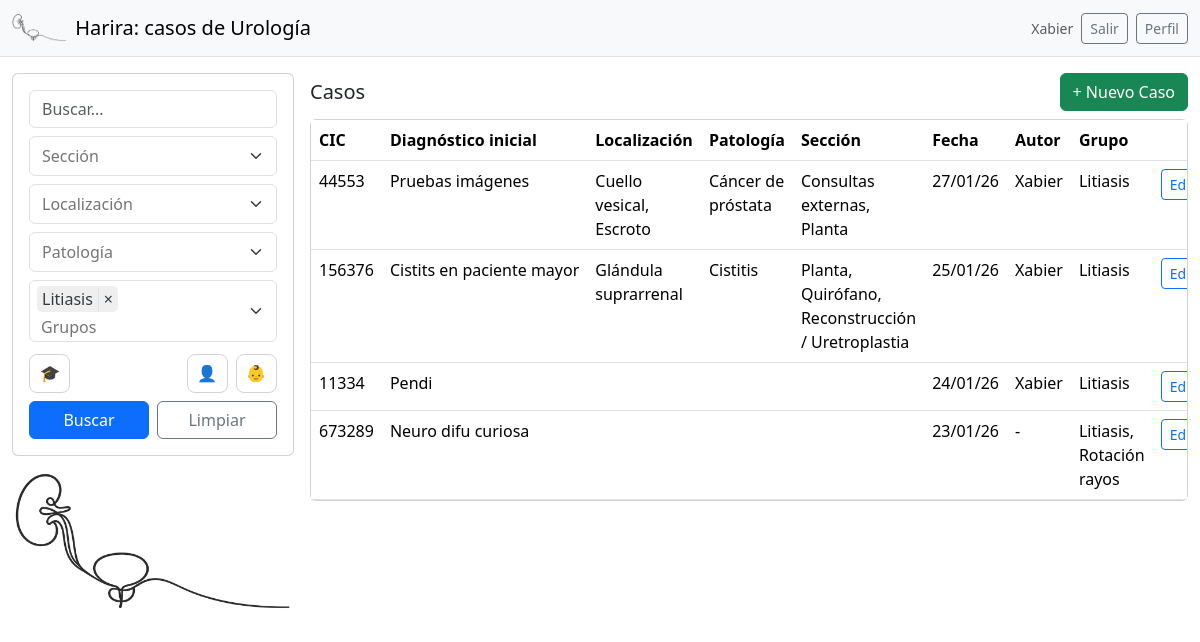
Screenshot of /?groups=7 (signed in) with the database file from the repository.
### cases/models.py (models this page shows, shortened)
class Case(models.Model):
    class AgeGroup(models.TextChoices):
        ADULTA = "adulta", "Adulta"
        PEDIATRICA = "pediatrica", "Pediátrica"
    cic = models.CharField(max_length=50, blank=True)
    centro_medico = models.CharField(max_length=150, blank=True)
    fecha = models.DateField(null=True, blank=True)
    grupo_edad = models.CharField(max_length=20, choices=AgeGroup.choices, default=AgeGroup.ADULTA)
    created_by = models.ForeignKey(
        settings.AUTH_USER_MODEL,
        null=True, blank=True,
        on_delete=models.SET_NULL,
        related_name="cases_created",
    )
    secciones = models.ManyToManyField(
        Tag, related_name="cases_seccion", blank=True,
        limit_choices_to={"kind": Tag.Kind.SECCION}
    )
    localizaciones = models.ManyToManyField(
        Tag, related_name="cases_localizacion", blank=True,
        limit_choices_to={"kind": Tag.Kind.LOCALIZACION}
    )
    patologias = models.ManyToManyField(
        Tag, related_name="cases_patologia", blank=True,
        limit_choices_to={"kind": Tag.Kind.PATOLOGIA}
    )
    diagnostico_inicial = models.TextField(blank=True)
    comentarios = models.TextField(blank=True)
    publicado = models.BooleanField(default=False)
    publicado_en = models.CharField(max_length=200, blank=True)
    pruebas_imagen = models.JSONField(default=list, blank=True)     # p.ej. ["TC", "RM"]
    procedimientos = models.JSONField(default=list, blank=True)
    interes_docente = models.BooleanField(default=False)
    shared_groups = models.ManyToManyField(
        Group,
        blank=True,
        related_name="cases",   # IMPORTANTE para contar casos fácil
    )
    created_by = models.ForeignKey(settings.AUTH_USER_MODEL, on_delete=models.SET_NULL, null=True, related_name="cases_created")
    created_at = models.DateTimeField(auto_now_add=True)
    class Meta:
        ordering = ["-fecha", "-created_at"]
    shared_groups = models.ManyToManyField(
        Group,
        blank=True,
        related_name="shared_cases",
    )

class Tag(models.Model):
    class Kind(models.TextChoices):
        SECCION = "seccion", "Sección"
        LOCALIZACION = "localizacion", "Localización"
        PATOLOGIA = "patologia", "Patología"
        SEMIOLOGIA = "semiologia", "Semiología"
    name = models.CharField(max_length=120)
    kind = models.CharField(max_length=30, choices=Kind.choices)
    class Meta:
        unique_together = ("name", "kind")
        ordering = ["kind", "name"]

### cases/views.py (the view, shortened to what this page needs)
# urls.py: path("", views.case_list, name="case_list"),
@login_required
def case_list(request):
    selected = {
        "seccion": request.GET.getlist("seccion"),
        "localizacion": request.GET.getlist("localizacion"),
        "patologia": request.GET.getlist("patologia"),
        "groups": request.GET.getlist("groups"),
        "docente": request.GET.get("docente"),
        "edad": request.GET.get("edad") or "",
    }
    edad = request.GET.get("edad") or "adulta"
    selected["edad"] = edad
    user_groups = request.user.groups.all()
    qs = Case.objects.filter(
            Q(created_by=request.user) |
            Q(shared_groups__in=request.user.groups.all())
        ).distinct()
    q = request.GET.get("q", "").strip()
    secciones_ids = request.GET.getlist("seccion")
    if secciones_ids:
        qs = qs.filter(secciones__id__in=secciones_ids)
    localizaciones_ids = request.GET.getlist("localizacion")
    if localizaciones_ids:
        qs = qs.filter(localizaciones__id__in=localizaciones_ids)
    patologias_ids = request.GET.getlist("patologia")
    if patologias_ids:
        qs = qs.filter(patologias__id__in=patologias_ids)
    group_ids = request.GET.getlist("groups")
    if group_ids:
        qs = qs.filter(shared_groups__id__in=group_ids)
    docente = request.GET.get("docente")
    if docente in ("1", "true", "True", "on"):
        qs = qs.filter(interes_docente=True)
    qs = qs.distinct().order_by("-fecha", "-id")
    edad = request.GET.get("edad")
    selected["edad"] = edad
    if edad == "adulta":
        qs = qs.filter(grupo_edad__in=["adulta", "Adulta"])
    elif edad == "pediatrica":
        qs = qs.filter(grupo_edad__in=["pediatrica", "Pediatrica", "Pediátrica"])
    ctx = {
        "cases": qs,
        "q": q,
        "secciones": Tag.objects.filter(kind=Tag.Kind.SECCION),
        "localizaciones": Tag.objects.filter(kind=Tag.Kind.LOCALIZACION),
        "patologias": Tag.objects.filter(kind=Tag.Kind.PATOLOGIA),
        "my_groups": request.user.groups.all().order_by("name"),
        "selected": {
            "seccion": request.GET.getlist("seccion"),
            "localizacion": request.GET.getlist("localizacion"),
            "patologia": request.GET.getlist("patologia"),
            "groups": group_ids,
            "docente": docente,
            "edad": edad,
        }
    }
    return render(request, "cases/case_list.html", ctx)

### templates/cases/case_list.html (shortened to what this page needs)
{% extends "base.html" %}
{% load static %}
{% block content %}
<div class="row g-3">
  <div class="col-12 col-lg-3">
    <div class="card">
      <div class="card-body">
        <form id="filtersForm" method="get" class="d-grid gap-2">
          <input class="form-control" name="q" placeholder="Buscar..." value="{{ q }}">
            <div class="d-flex align-items-center justify-content-between mt-1">
              <button type="button"
                      id="toggleDocente"
                      class="icon-btn {% if selected.docente %}is-active{% endif %}"
                      title="Interés docente">🎓</button>
              <div class="d-flex gap-2">
                <button type="button" id="ageAdult"
                        class="icon-btn {% if selected.edad == 'adulta' %}is-active{% endif %}"
                        title="Adulto">👤</button>
                <button type="button" id="ageChild"
                        class="icon-btn {% if selected.edad == 'pediatrica' %}is-active{% endif %}"
                        title="Pediátrica">👶</button>
              </div>
            </div>
          <div class="d-flex gap-2">
            <button class="btn btn-primary w-100" type="submit">Buscar</button>
            <a class="btn btn-outline-secondary w-100" href="{% url 'case_list' %}">Limpiar</a>
          </div>
        </form>
      </div>
    </div>
    <div class="mt-3 w-100 d-none d-lg-block">
      <a href="{% url 'case_list' %}" class="d-block w-100">
        <img
          src="{% static 'img/logo.png' %}"
          alt="Harira"
          style="width:100%; height:auto; display:block; border-radius:12px;"
        >
      </a>
    </div>
  </div>
  <div class="col-12 col-lg-9">
    <div class="d-flex justify-content-between align-items-center mb-2">
      <h5 class="mb-0">Casos</h5>
      <a class="btn btn-success" href="{% url 'case_create' %}">+ Nuevo Caso</a>
    </div>
    <div class="card">
      <div class="table-responsive">
        <table class="table table-hover mb-0">
          <thead>
            <tr>
              <th>CIC</th>
              <th>Diagnóstico inicial</th>
              <th>Localización</th>
              <th>Patología</th>
              <th>Sección</th>
              <th>Fecha</th>
              <th>Autor</th>
              <th>Grupo</th>
              <th></th>
            </tr>
          </thead>
          <tbody>
            {% for c in cases %}
              <tr>
                <td>{{ c.cic }}</td>
                <td class="text-truncate" style="max-width:260px">{{ c.diagnostico_inicial }}</td>
                <td>{% for t in c.localizaciones.all %}{{ t.name }}{% if not forloop.last %}, {% endif %}{% endfor %}</td>
                <td>{% for t in c.patologias.all %}{{ t.name }}{% if not forloop.last %}, {% endif %}{% endfor %}</td>
                <td>{% for t in c.secciones.all %}{{ t.name }}{% if not forloop.last %}, {% endif %}{% endfor %}</td>
                <td>{{ c.fecha|date:"d/m/y" }}</td>
                <td>{% if c.created_by %}{{ c.created_by.username }}{% else %} - {% endif %}</td>
                <td>{% for g in c.shared_groups.all %}{{ g.name }}{% if not forloop.last %}, {% endif %}{% empty %} - {% endfor %}</td>
                <td><a class="btn btn-sm btn-outline-primary" href="{% url 'case_edit' c.id %}">Editar</a></td>
              </tr>
            {% empty %}
              <tr><td colspan="7" class="text-muted">No hay casos</td></tr>
            {% endfor %}
          </tbody>
        </table>
      </div>
    </div>
  </div>
</div>
{% endblock %}

### templates/base.html (shortened to what this page needs)
{% load static %}
<!doctype html>
<html lang="es">
<head>
  <link href="https://cdn.jsdelivr.net/npm/bootstrap@5.3.3/dist/css/bootstrap.min.css" rel="stylesheet">
  <link rel="stylesheet" href="{% static 'vendor/tom-select/tom-select.bootstrap5.min.css' %}">
</head>
<body>
  <nav class="navbar navbar-light bg-light border-bottom">
    <div class="container-fluid">
      <a class="navbar-brand d-flex align-items-center gap-2" href="{% url 'case_list' %}">
        <img src="{% static 'img/logo.png' %}" height="28" class="d-inline-block align-text-top">
        <span>Harira: casos de Urología</span>
      </a>
      {% if user.is_authenticated %}
        <div class="d-flex gap-2">
          <span class="text-muted small align-self-center">{{ user.username }}</span>
          <form method="post" action="{% url 'logout' %}" class="d-inline">
            <button class="btn btn-outline-secondary btn-sm" type="submit">Salir</button>
          </form>
          <a class="btn btn-outline-secondary btn-sm" href="{% url 'profile' %}">Perfil</a>
        </div>
      {% endif %}
    </div>
  </nav>
  <main class="container-fluid py-3">
    {% block content %}{% endblock %}
  </main>
</body>
</html>

### templates/base.html (style rules this page uses)
.icon-btn { display: inline-flex; align-items: center; gap: .4rem; padding: .4rem .6rem; border: 1px solid #cfd4da; border-radius: .6rem; cursor: pointer; user-select: none; background: #fff; }
.icon-btn { display:inline-flex; align-items:center; gap:.5rem; padding:.4rem .6rem; border:1px solid rgba(0,0,0,.15); border-radius:.5rem; background:#fff; }
.icon-btn { border-color: #cfd4da !important; background: #fff !important; color: inherit !important; }

### rows the page displays
Case: cic "44553", diagnostico_inicial "Pruebas imágenes", fecha "27/01/26", created_by.username "Xabier"
Tag: name "Cuello vesical"
Tag: name "Escroto"
Tag: name "Cáncer de próstata"
Tag: name "Consultas externas"
Tag: name "Planta"
Case: cic "156376", diagnostico_inicial "Cistits en paciente mayor", fecha "25/01/26", created_by.username "Xabier"
Tag: name "Glándula suprarrenal"
Tag: name "Cistitis"
Tag: name "Quirófano"
Tag: name "Reconstrucción / Uretroplastia"
Case: cic "11334", diagnostico_inicial "Pendi", fecha "24/01/26", created_by.username "Xabier"
Case: cic "673289", diagnostico_inicial "Neuro difu curiosa", fecha "23/01/26"

### other values shown
{{ user.username }} "Xabier"
{{ g.name }} "Litiasis"
{{ g.name }} "Rotación rayos"
